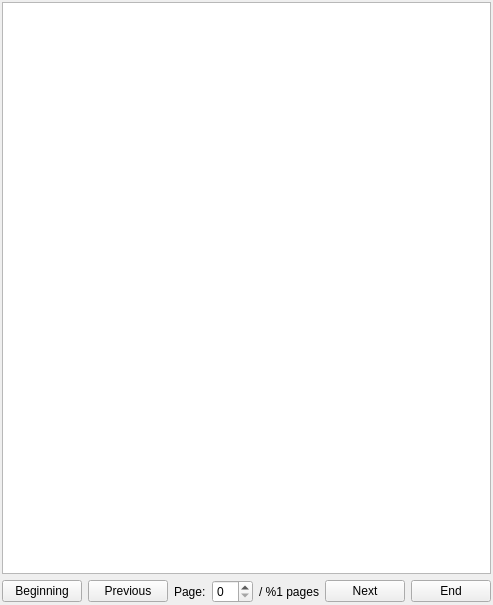
<?xml version="1.0" encoding="UTF-8"?>
<ui version="4.0">
 <class>LogBrowserWidgetSimple</class>
 <widget class="QWidget" name="LogBrowserWidgetSimple">
  <property name="geometry">
   <rect>
    <x>0</x>
    <y>0</y>
    <width>418</width>
    <height>605</height>
   </rect>
  </property>
  <property name="windowTitle">
   <string>Form</string>
  </property>
  <layout class="QVBoxLayout" name="verticalLayout">
   <property name="leftMargin">
    <number>2</number>
   </property>
   <property name="topMargin">
    <number>2</number>
   </property>
   <property name="rightMargin">
    <number>2</number>
   </property>
   <property name="bottomMargin">
    <number>2</number>
   </property>
   <item>
    <widget class="QTextBrowser" name="textBrowser"/>
   </item>
   <item>
    <layout class="QHBoxLayout" name="horizontalLayout">
     <item>
      <widget class="QPushButton" name="beginButton">
       <property name="text">
        <string>Beginning</string>
       </property>
      </widget>
     </item>
     <item>
      <widget class="QPushButton" name="previousButton">
       <property name="text">
        <string>Previous</string>
       </property>
      </widget>
     </item>
     <item>
      <spacer name="horizontalSpacer">
       <property name="orientation">
        <enum>Qt::Horizontal</enum>
       </property>
       <property name="sizeHint" stdset="0">
        <size>
         <width>17</width>
         <height>20</height>
        </size>
       </property>
      </spacer>
     </item>
     <item>
      <widget class="QLabel" name="label">
       <property name="text">
        <string>Page:</string>
       </property>
      </widget>
     </item>
     <item>
      <widget class="QSpinBox" name="pageSpin"/>
     </item>
     <item>
      <widget class="QLabel" name="numPagesLabel">
       <property name="text">
        <string>/ %1 pages</string>
       </property>
      </widget>
     </item>
     <item>
      <spacer name="horizontalSpacer_2">
       <property name="orientation">
        <enum>Qt::Horizontal</enum>
       </property>
       <property name="sizeHint" stdset="0">
        <size>
         <width>18</width>
         <height>20</height>
        </size>
       </property>
      </spacer>
     </item>
     <item>
      <widget class="QPushButton" name="nextButton">
       <property name="text">
        <string>Next</string>
       </property>
      </widget>
     </item>
     <item>
      <widget class="QPushButton" name="endButton">
       <property name="text">
        <string>End</string>
       </property>
      </widget>
     </item>
    </layout>
   </item>
  </layout>
 </widget>
 <resources/>
 <connections/>
</ui>
